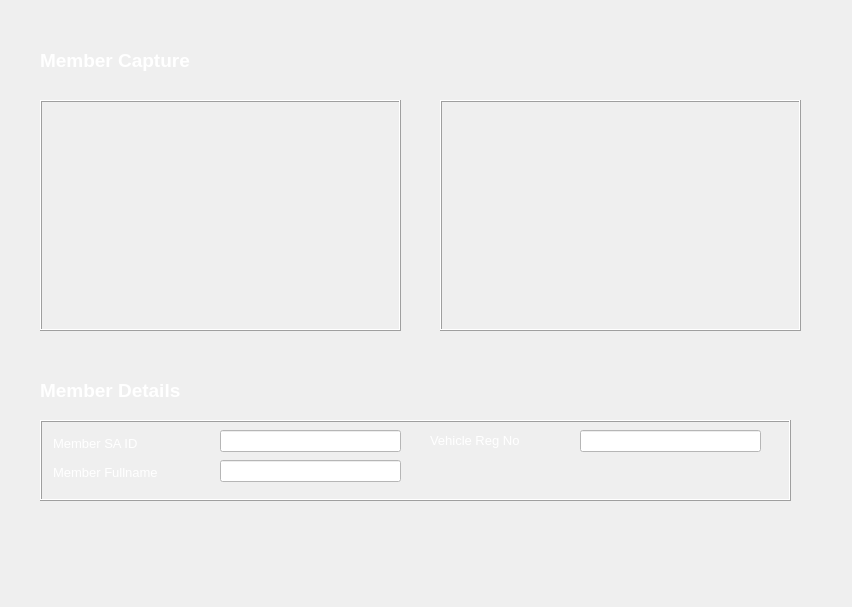
<?xml version="1.0" encoding="UTF-8"?>
<ui version="4.0">
 <class>MemberHomeForm</class>
 <widget class="QWidget" name="MemberHomeForm">
  <property name="geometry">
   <rect>
    <x>0</x>
    <y>0</y>
    <width>852</width>
    <height>607</height>
   </rect>
  </property>
  <property name="windowTitle">
   <string>Form</string>
  </property>
  <widget class="QFrame" name="frame">
   <property name="geometry">
    <rect>
     <x>40</x>
     <y>420</y>
     <width>751</width>
     <height>81</height>
    </rect>
   </property>
   <property name="frameShape">
    <enum>QFrame::Box</enum>
   </property>
   <property name="frameShadow">
    <enum>QFrame::Raised</enum>
   </property>
   <widget class="QLineEdit" name="VehicleRegNoLineEdit">
    <property name="geometry">
     <rect>
      <x>540</x>
      <y>10</y>
      <width>181</width>
      <height>22</height>
     </rect>
    </property>
    <property name="styleSheet">
     <string notr="true">background-color: rgb(255, 255, 255);</string>
    </property>
   </widget>
   <widget class="QLineEdit" name="MemberFullNameLineEdit">
    <property name="geometry">
     <rect>
      <x>180</x>
      <y>40</y>
      <width>181</width>
      <height>22</height>
     </rect>
    </property>
    <property name="styleSheet">
     <string notr="true">background-color: rgb(255, 255, 255);</string>
    </property>
   </widget>
   <widget class="QLabel" name="MemberIDLabel">
    <property name="geometry">
     <rect>
      <x>13</x>
      <y>13</y>
      <width>121</width>
      <height>21</height>
     </rect>
    </property>
    <property name="font">
     <font>
      <family>MS Shell Dlg 2</family>
      <pointsize>10</pointsize>
      <weight>9</weight>
      <italic>false</italic>
      <bold>false</bold>
     </font>
    </property>
    <property name="layoutDirection">
     <enum>Qt::LeftToRight</enum>
    </property>
    <property name="styleSheet">
     <string notr="true">font: 75 10pt &quot;MS Shell Dlg 2&quot;;
color: rgb(255, 255, 255);
</string>
    </property>
    <property name="text">
     <string>Member SA ID</string>
    </property>
   </widget>
   <widget class="QLabel" name="MemberFullNameLabel">
    <property name="geometry">
     <rect>
      <x>13</x>
      <y>42</y>
      <width>151</width>
      <height>21</height>
     </rect>
    </property>
    <property name="font">
     <font>
      <family>MS Shell Dlg 2</family>
      <pointsize>10</pointsize>
      <weight>9</weight>
      <italic>false</italic>
      <bold>false</bold>
     </font>
    </property>
    <property name="styleSheet">
     <string notr="true">font: 75 10pt &quot;MS Shell Dlg 2&quot;;
color: rgb(255, 255, 255);</string>
    </property>
    <property name="text">
     <string>Member Fullname</string>
    </property>
   </widget>
   <widget class="QLineEdit" name="MemberDetailsLineEdit">
    <property name="geometry">
     <rect>
      <x>180</x>
      <y>10</y>
      <width>181</width>
      <height>22</height>
     </rect>
    </property>
    <property name="styleSheet">
     <string notr="true">background-color: rgb(255, 255, 255);</string>
    </property>
   </widget>
   <widget class="QLabel" name="VehicleRegNoLabel">
    <property name="geometry">
     <rect>
      <x>390</x>
      <y>10</y>
      <width>141</width>
      <height>21</height>
     </rect>
    </property>
    <property name="font">
     <font>
      <family>MS Shell Dlg 2</family>
      <pointsize>10</pointsize>
      <weight>9</weight>
      <italic>false</italic>
      <bold>false</bold>
     </font>
    </property>
    <property name="layoutDirection">
     <enum>Qt::LeftToRight</enum>
    </property>
    <property name="styleSheet">
     <string notr="true">font: 75 10pt &quot;MS Shell Dlg 2&quot;;
color: rgb(255, 255, 255);
</string>
    </property>
    <property name="text">
     <string>Vehicle Reg No</string>
    </property>
   </widget>
  </widget>
  <widget class="QLabel" name="DetailsTitleLabel">
   <property name="geometry">
    <rect>
     <x>40</x>
     <y>370</y>
     <width>261</width>
     <height>41</height>
    </rect>
   </property>
   <property name="font">
    <font>
     <pointsize>14</pointsize>
     <weight>75</weight>
     <bold>true</bold>
    </font>
   </property>
   <property name="styleSheet">
    <string notr="true">color: rgb(255, 255, 255);</string>
   </property>
   <property name="frameShape">
    <enum>QFrame::NoFrame</enum>
   </property>
   <property name="frameShadow">
    <enum>QFrame::Raised</enum>
   </property>
   <property name="text">
    <string>Member Details</string>
   </property>
  </widget>
  <widget class="QLabel" name="CaptureTitleLabel">
   <property name="geometry">
    <rect>
     <x>40</x>
     <y>40</y>
     <width>261</width>
     <height>41</height>
    </rect>
   </property>
   <property name="font">
    <font>
     <pointsize>14</pointsize>
     <weight>75</weight>
     <bold>true</bold>
    </font>
   </property>
   <property name="styleSheet">
    <string notr="true">color: rgb(255, 255, 255);</string>
   </property>
   <property name="frameShape">
    <enum>QFrame::NoFrame</enum>
   </property>
   <property name="frameShadow">
    <enum>QFrame::Raised</enum>
   </property>
   <property name="text">
    <string>Member Capture</string>
   </property>
  </widget>
  <widget class="QFrame" name="CaptureOptionButtonFrame_2">
   <property name="geometry">
    <rect>
     <x>440</x>
     <y>100</y>
     <width>361</width>
     <height>231</height>
    </rect>
   </property>
   <property name="frameShape">
    <enum>QFrame::Box</enum>
   </property>
   <property name="frameShadow">
    <enum>QFrame::Raised</enum>
   </property>
   <widget class="QPushButton" name="PortraitCapturePushButton">
    <property name="geometry">
     <rect>
      <x>80</x>
      <y>20</y>
      <width>201</width>
      <height>191</height>
     </rect>
    </property>
    <property name="cursor">
     <cursorShape>PointingHandCursor</cursorShape>
    </property>
    <property name="mouseTracking">
     <bool>false</bool>
    </property>
    <property name="toolTip">
     <string>Capture Portrait</string>
    </property>
    <property name="styleSheet">
     <string notr="true">background-image: url(:/resources/icons/portrait.png);
background-repeat: no-repeat;</string>
    </property>
    <property name="text">
     <string/>
    </property>
    <property name="autoRepeat">
     <bool>false</bool>
    </property>
    <property name="autoRepeatDelay">
     <number>0</number>
    </property>
    <property name="autoRepeatInterval">
     <number>0</number>
    </property>
    <property name="autoDefault">
     <bool>false</bool>
    </property>
    <property name="flat">
     <bool>true</bool>
    </property>
   </widget>
  </widget>
  <widget class="QFrame" name="CaptureOptionButtonFrame">
   <property name="geometry">
    <rect>
     <x>40</x>
     <y>100</y>
     <width>361</width>
     <height>231</height>
    </rect>
   </property>
   <property name="frameShape">
    <enum>QFrame::Box</enum>
   </property>
   <property name="frameShadow">
    <enum>QFrame::Raised</enum>
   </property>
   <widget class="QPushButton" name="FingerprintCapturePushButton">
    <property name="geometry">
     <rect>
      <x>70</x>
      <y>10</y>
      <width>191</width>
      <height>201</height>
     </rect>
    </property>
    <property name="cursor">
     <cursorShape>PointingHandCursor</cursorShape>
    </property>
    <property name="mouseTracking">
     <bool>false</bool>
    </property>
    <property name="toolTip">
     <string>Capture Fingeprint</string>
    </property>
    <property name="styleSheet">
     <string notr="true">background-image: url(:/resources/icons/fingerprint.png);
background-repeat: no-repeat;</string>
    </property>
    <property name="text">
     <string/>
    </property>
    <property name="autoDefault">
     <bool>false</bool>
    </property>
    <property name="flat">
     <bool>true</bool>
    </property>
   </widget>
  </widget>
 </widget>
 <resources/>
 <connections/>
</ui>
